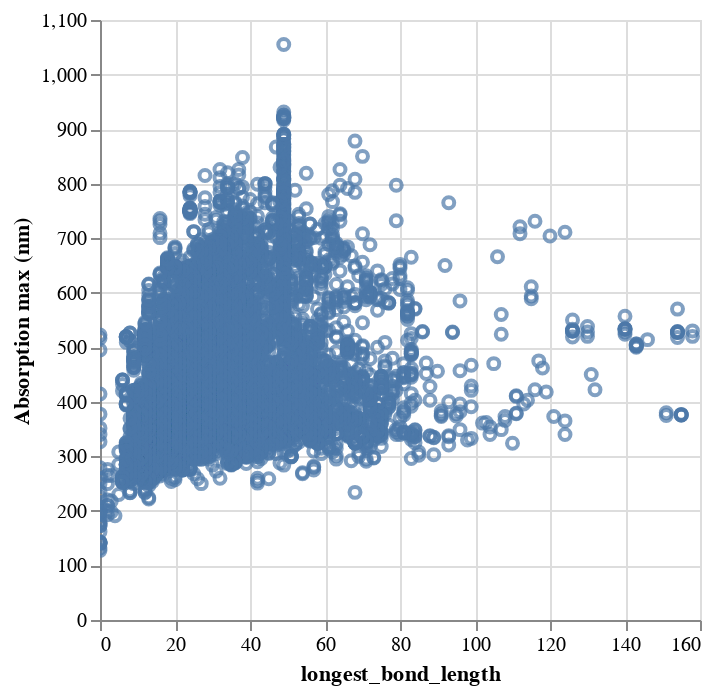

Here is the notebook cell this chart was saved with:
### Code cell
df.drop("longest_bond_indices").plot.scatter(x="longest_bond_length", y="Absorption max (nm)")

### Figure 1 — Vega specification as saved in the notebook (floating-point values rounded to 4 significant figures; data arrays with more than 128 entries replaced by an {"elided": "..."} marker saying what was removed)
{"$schema": "https://vega.github.io/schema/vega/v5.json", "data": [{"name": "param_1_store"}, {"name": "source_0", "values": {"elided": "17295 records"}}, {"name": "source_0_x_domain_longest_bond_length", "values": [{"min": 0, "max": 158}]}, {"name": "source_0_y_domain_Absorption max (nm)", "values": [{"min": 127.7, "max": 1055.0}]}], "signals": [{"name": "unit", "value": {}, "on": [{"events": "pointermove", "update": "isTuple(group()) ? group() : unit"}]}, {"name": "param_1", "update": "vlSelectionResolve(\"param_1_store\", \"union\")"}, {"name": "param_1_longest_bond_length", "on": [{"events": [{"source": "view", "type": "dblclick"}], "update": "null"}, {"events": {"signal": "param_1_translate_delta"}, "update": "panLinear(param_1_translate_anchor.extent_x, -param_1_translate_delta.x / width)"}, {"events": {"signal": "param_1_zoom_delta"}, "update": "zoomLinear(domain(\"x\"), param_1_zoom_anchor.x, param_1_zoom_delta)"}]}, {"name": "param_1_Absorption_max__nm_", "on": [{"events": [{"source": "view", "type": "dblclick"}], "update": "null"}, {"events": {"signal": "param_1_translate_delta"}, "update": "panLinear(param_1_translate_anchor.extent_y, param_1_translate_delta.y / height)"}, {"events": {"signal": "param_1_zoom_delta"}, "update": "zoomLinear(domain(\"y\"), param_1_zoom_anchor.y, param_1_zoom_delta)"}]}, {"name": "param_1_tuple", "on": [{"events": [{"signal": "param_1_longest_bond_length || param_1_Absorption_max__nm_"}], "update": "param_1_longest_bond_length && param_1_Absorption_max__nm_ ? {unit: \"\", fields: param_1_tuple_fields, values: [param_1_longest_bond_length,param_1_Absorption_max__nm_]} : null"}]}, {"name": "param_1_tuple_fields", "value": [{"field": "longest_bond_length", "channel": "x", "type": "R"}, {"field": "Absorption max (nm)", "channel": "y", "type": "R"}]}, {"name": "param_1_translate_anchor", "value": {}, "on": [{"events": [{"source": "scope", "type": "pointerdown"}], "update": "{x: x(unit), y: y(unit), extent_x: domain(\"x\"), extent_y: domain(\"y\")}"}]}, {"name": "param_1_translate_delta", "value": {}, "on": [{"events": [{"source": "window", "between": [{"source": "scope", "type": "pointerdown"}, {"source": "window", "type": "pointerup"}], "type": "pointermove", "consume": true}], "update": "{x: param_1_translate_anchor.x - x(unit), y: param_1_translate_anchor.y - y(unit)}"}]}, {"name": "param_1_zoom_anchor", "on": [{"events": [{"source": "scope", "type": "wheel", "consume": true}], "update": "{x: invert(\"x\", x(unit)), y: invert(\"y\", y(unit))}"}]}, {"name": "param_1_zoom_delta", "on": [{"events": [{"source": "scope", "consume": true, "type": "wheel"}], "update": "pow(1.001, event.deltaY * pow(16, event.deltaMode))", "force": true}]}, {"name": "param_1_modify", "on": [{"events": {"signal": "param_1_tuple"}, "update": "modify(\"param_1_store\", param_1_tuple, true)"}]}], "marks": [{"type": "symbol", "name": "marks", "from": {"data": "source_0"}, "encode": {"update": {"fill": {"value": "transparent"}, "tooltip": {"signal": "{\"longest_bond_length\": format(datum[\"longest_bond_length\"], \"\"), \"Absorption max (nm)\": format(datum[\"Absorption max (nm)\"], \"\")}"}, "opacity": {"value": 0.7}, "y": {"field": "Absorption max (nm)", "scale": "y"}, "stroke": {"value": "#4c78a8"}, "x": {"field": "longest_bond_length", "scale": "x"}}}, "interactive": true, "clip": true, "style": ["point"]}], "scales": [{"name": "x", "type": "linear", "domain": [{"signal": "(data(\"source_0_x_domain_longest_bond_length\")[0] || {}).min"}, {"signal": "(data(\"source_0_x_domain_longest_bond_length\")[0] || {}).max"}], "range": [0, {"signal": "width"}], "domainRaw": {"signal": "param_1[\"longest_bond_length\"]"}, "nice": true, "zero": true}, {"name": "y", "type": "linear", "domain": [{"signal": "(data(\"source_0_y_domain_Absorption max (nm)\")[0] || {}).min"}, {"signal": "(data(\"source_0_y_domain_Absorption max (nm)\")[0] || {}).max"}], "range": [{"signal": "height"}, 0], "zero": true, "domainRaw": {"signal": "param_1[\"Absorption max (nm)\"]"}, "nice": true}], "axes": [{"scale": "x", "tickCount": {"signal": "ceil(width/40)"}, "labels": false, "orient": "bottom", "minExtent": 0, "aria": false, "domain": false, "zindex": 0, "gridScale": "y", "maxExtent": 0, "grid": true, "ticks": false}, {"scale": "y", "zindex": 0, "domain": false, "orient": "left", "grid": true, "aria": false, "maxExtent": 0, "minExtent": 0, "gridScale": "x", "tickCount": {"signal": "ceil(height/40)"}, "labels": false, "ticks": false}, {"scale": "x", "labelFlush": true, "tickCount": {"signal": "ceil(width/40)"}, "title": "longest_bond_length", "orient": "bottom", "zindex": 0, "labelOverlap": true, "grid": false}, {"scale": "y", "title": "Absorption max (nm)", "zindex": 0, "tickCount": {"signal": "ceil(height/40)"}, "labelOverlap": true, "orient": "left", "grid": false}], "height": 300, "background": "white", "width": 300, "padding": 5, "style": "cell"}
